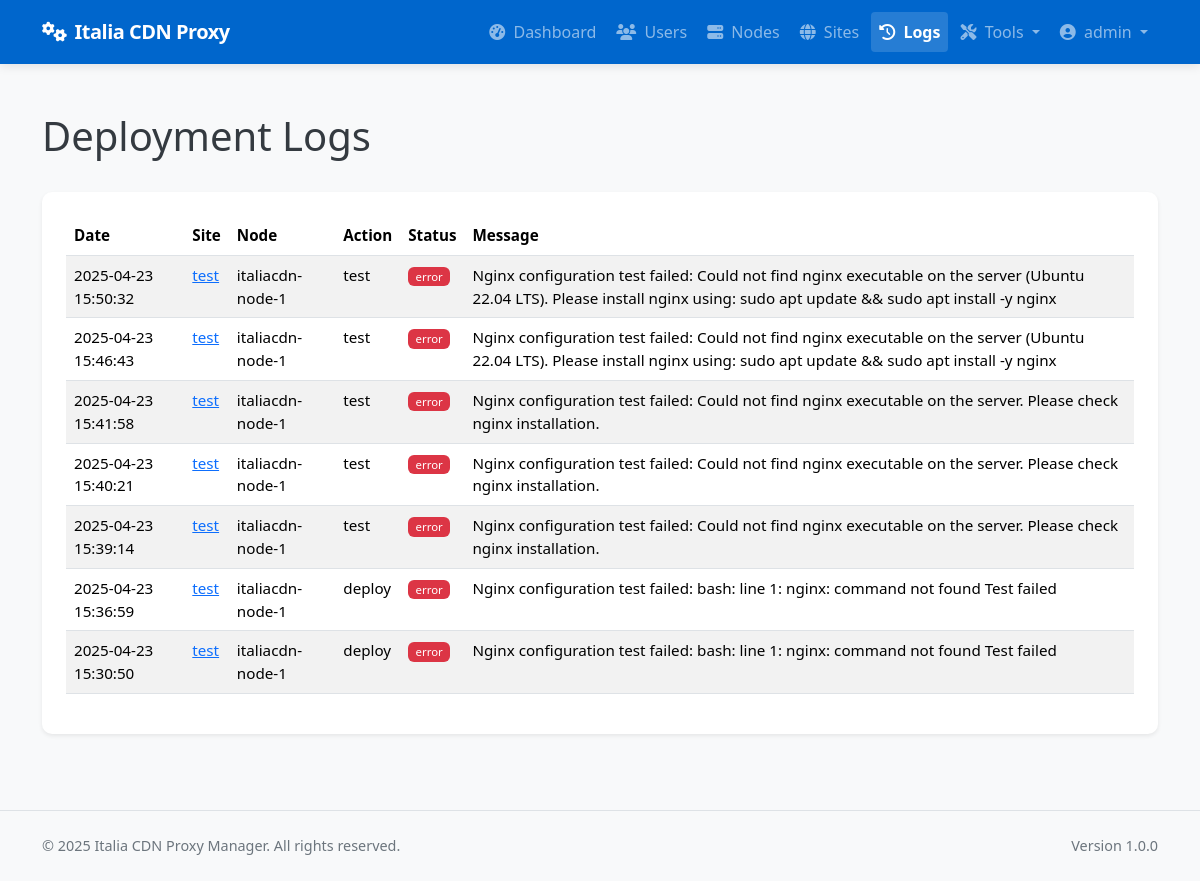
The page /admin/logs (signed in) on the database its author committed.
### app/models/models.py (models this page shows, shortened)
class User(db.Model):
    __tablename__ = 'users'
    id = db.Column(db.Integer, primary_key=True)
    username = db.Column(db.String(64), unique=True, index=True, nullable=False)
    email = db.Column(db.String(120), unique=True, index=True, nullable=False)
    password_hash = db.Column(db.String(128), nullable=False)
    role = db.Column(db.String(20), nullable=False, default='client')  # 'admin' or 'client'
    is_active = db.Column(db.Boolean, default=True)
    created_at = db.Column(db.DateTime, default=datetime.utcnow)
    last_login = db.Column(db.DateTime, nullable=True)
    sites = db.relationship('Site', backref='owner', lazy='dynamic')
    def is_admin(self):
        return self.role == 'admin'

class DeploymentLog(db.Model):
    __tablename__ = 'deployment_logs'
    id = db.Column(db.Integer, primary_key=True)
    site_id = db.Column(db.Integer, db.ForeignKey('sites.id'), nullable=False)
    node_id = db.Column(db.Integer, db.ForeignKey('nodes.id'), nullable=False)
    user_id = db.Column(db.Integer, db.ForeignKey('users.id'), nullable=True)  # Who performed the action
    action = db.Column(db.String(64), nullable=False)  # deploy, update, remove, ssl_renew, discovery, rollback
    status = db.Column(db.String(20), nullable=False)  # success, error
    message = db.Column(db.Text, nullable=True)
    created_at = db.Column(db.DateTime, default=datetime.utcnow)
    site = db.relationship('Site', backref=db.backref('deployment_logs', lazy='dynamic'))
    node = db.relationship('Node', backref=db.backref('deployment_logs', lazy='dynamic'))
    user = db.relationship('User', backref=db.backref('deployment_logs', lazy='dynamic'))

class Site(db.Model):
    __tablename__ = 'sites'
    id = db.Column(db.Integer, primary_key=True)
    name = db.Column(db.String(64), nullable=False)
    domain = db.Column(db.String(255), unique=True, nullable=False)
    protocol = db.Column(db.String(10), nullable=False, default='https')  # http or https
    origin_protocol = db.Column(db.String(10), nullable=False, default='http')  # http or https for origin
    origin_address = db.Column(db.String(255), nullable=False)  # Backend server address
    origin_port = db.Column(db.Integer, nullable=False)
    user_id = db.Column(db.Integer, db.ForeignKey('users.id'), nullable=True)  # Allow null for discovered sites
    is_active = db.Column(db.Boolean, default=True)
    is_blocked = db.Column(db.Boolean, default=False)
    is_discovered = db.Column(db.Boolean, default=False)  # Whether this site was discovered from node
    use_waf = db.Column(db.Boolean, default=False)
    force_https = db.Column(db.Boolean, default=True)  # New column to force HTTP to HTTPS redirect
    enable_cache = db.Column(db.Boolean, default=True)
    cache_time = db.Column(db.Integer, default=3600)  # Cache time in seconds, default 1 hour
    cache_static_time = db.Column(db.Integer, default=86400)  # Cache time for static assets in seconds, default 1 day
    custom_cache_rules = db.Column(db.Text, nullable=True)  # Custom cache rules in Nginx format
    cache_browser_time = db.Column(db.Integer, default=3600)  # Browser cache time in seconds, default 1 hour
    created_at = db.Column(db.DateTime, default=datetime.utcnow)
    updated_at = db.Column(db.DateTime, default=datetime.utcnow, onupdate=datetime.utcnow)
    custom_config = db.Column(db.Text, nullable=True)  # Additional Nginx configuration
    site_nodes = db.relationship('SiteNode', backref='site', lazy='dynamic')
    ssl_certificates = db.relationship('SSLCertificate', backref='site', lazy='dynamic')
    config_versions = db.relationship('ConfigVersion', backref='site', lazy='dynamic')

class Node(db.Model):
    __tablename__ = 'nodes'
    id = db.Column(db.Integer, primary_key=True)
    name = db.Column(db.String(64), unique=True, nullable=False)
    ip_address = db.Column(db.String(45), nullable=False)  # IPv4 or IPv6
    ssh_port = db.Column(db.Integer, default=22)
    ssh_user = db.Column(db.String(64), nullable=False)
    ssh_key_path = db.Column(db.String(256), nullable=True)  # Path to SSH key file
    ssh_password = db.Column(db.String(256), nullable=True)  # Encrypted password (if using password auth)
    is_active = db.Column(db.Boolean, default=True)
    is_discovered = db.Column(db.Boolean, default=False)  # Whether this node was discovered from YAML
    created_at = db.Column(db.DateTime, default=datetime.utcnow)
    updated_at = db.Column(db.DateTime, default=datetime.utcnow, onupdate=datetime.utcnow)
    nginx_config_path = db.Column(db.String(256), default='/etc/nginx/conf.d')
    nginx_reload_command = db.Column(db.String(256), default='sudo systemctl reload nginx')
    detected_nginx_path = db.Column(db.String(256), nullable=True)  # Store detected nginx path
    site_nodes = db.relationship('SiteNode', backref='node', lazy='dynamic')

### app/controllers/admin.py (the view)
@admin.route('/logs')
@login_required
@admin_required
def deployment_logs():
    logs = DeploymentLog.query.order_by(DeploymentLog.created_at.desc()).all()
    return render_template('admin/logs.html', logs=logs)

### app/models/__init__.py (called while the page is built)
@login_manager.user_loader
def load_user(user_id):
    return User.query.get(int(user_id))

### app/services/access_control.py (called while the page is built)
def admin_required(f):
    @wraps(f)
    def decorated_function(*args, **kwargs):
        if not current_user.is_admin():
            flash('You need admin privileges to access this page.', 'error')
            return abort(403)
        return f(*args, **kwargs)
    return decorated_function

### app/templates/admin/logs.html (shortened to what this page needs)
{% extends 'base.html' %}
{% block content %}
<div class="container py-4">
    <div class="d-flex justify-content-between align-items-center mb-4">
        <h1>Deployment Logs</h1>
    </div>
    <div class="card shadow-sm">
        <div class="card-body">
            {% if logs %}
                <div class="table-responsive">
                    <table class="table table-striped table-hover">
                        <thead>
                            <tr>
                                <th>Date</th>
                                <th>Site</th>
                                <th>Node</th>
                                <th>Action</th>
                                <th>Status</th>
                                <th>Message</th>
                            </tr>
                        </thead>
                        <tbody>
                            {% for log in logs %}
                            <tr>
                                <td>{{ log.created_at.strftime('%Y-%m-%d %H:%M:%S') }}</td>
                                <td>
                                    <a href="{{ url_for('admin.view_site', site_id=log.site_id) }}">
                                        {{ log.site.name }}
                                    </a>
                                </td>
                                <td>{{ log.node.name }}</td>
                                <td>{{ log.action }}</td>
                                <td>
                                    <span class="badge bg-{{ 'success' if log.status == 'success' else 'danger' }}">
                                        {{ log.status }}
                                    </span>
                                </td>
                                <td>{{ log.message }}</td>
                            </tr>
                            {% endfor %}
                        </tbody>
                    </table>
                </div>
            {% else %}
                <div class="alert alert-info">
                    No deployment logs found.
                </div>
            {% endif %}
        </div>
    </div>
</div>
{% endblock %}

### app/templates/base.html (shortened to what this page needs)
<!DOCTYPE html>
<html lang="en">
<head>
    <link href="https://cdn.jsdelivr.net/npm/bootstrap@5.3.2/dist/css/bootstrap.min.css" rel="stylesheet">
    <link rel="stylesheet" href="https://cdnjs.cloudflare.com/ajax/libs/font-awesome/6.4.2/css/all.min.css">
</head>
<body>
    <header>
        <nav class="navbar navbar-expand-lg navbar-dark bg-primary">
            <div class="container">
                <a class="navbar-brand" href="/">
                    <i class="fas fa-cogs me-2"></i>Italia CDN Proxy
                </a>
                <div class="collapse navbar-collapse" id="navbarNav">
                    <ul class="navbar-nav ms-auto">
                        {% if current_user.is_authenticated %}
                            {% if current_user.is_admin() %}
                                <li class="nav-item">
                                    <a class="nav-link {% if request.endpoint == 'admin.dashboard' %}active{% endif %}" href="{{ url_for('admin.dashboard') }}">
                                        <i class="fas fa-tachometer-alt me-1"></i> Dashboard
                                    </a>
                                </li>
                                <li class="nav-item">
                                    <a class="nav-link {% if 'admin.list_users' in request.endpoint %}active{% endif %}" href="{{ url_for('admin.list_users') }}">
                                        <i class="fas fa-users me-1"></i> Users
                                    </a>
                                </li>
                                <li class="nav-item">
                                    <a class="nav-link {% if 'admin.list_nodes' in request.endpoint %}active{% endif %}" href="{{ url_for('admin.list_nodes') }}">
                                        <i class="fas fa-server me-1"></i> Nodes
                                    </a>
                                </li>
                                <li class="nav-item">
                                    <a class="nav-link {% if 'admin.list_sites' in request.endpoint %}active{% endif %}" href="{{ url_for('admin.list_sites') }}">
                                        <i class="fas fa-globe me-1"></i> Sites
                                    </a>
                                </li>
                                <li class="nav-item">
                                    <a class="nav-link {% if request.endpoint == 'admin.deployment_logs' %}active{% endif %}" href="{{ url_for('admin.deployment_logs') }}">
                                        <i class="fas fa-history me-1"></i> Logs
                                    </a>
                                </li>
                                <li class="nav-item dropdown">
                                    <a class="nav-link dropdown-toggle" href="#" id="adminToolsDropdown" role="button" data-bs-toggle="dropdown" aria-expanded="false">
                                        <i class="fas fa-tools me-1"></i> Tools
                                    </a>
                                </li>
                            {% endif %}
                            <li class="nav-item dropdown">
                                <a class="nav-link dropdown-toggle" href="#" id="userDropdown" role="button" data-bs-toggle="dropdown" aria-expanded="false">
                                    <i class="fas fa-user-circle me-1"></i> {{ current_user.username }}
                                </a>
                            </li>
                        {% endif %}
                    </ul>
                </div>
            </div>
        </nav>
    </header>
    <main>
        {% block content %}{% endblock %}
    </main>
    <footer class="bg-light py-4 mt-auto border-top">
        <div class="container">
            <div class="row">
                <div class="col-md-6 text-center text-md-start">
                    <p class="mb-0">&copy; 2025 Italia CDN Proxy Manager. All rights reserved.</p>
                </div>
                <div class="col-md-6 text-center text-md-end">
                    <p class="mb-0">Version 1.0.0</p>
                </div>
            </div>
        </div>
    </footer>
</body>
</html>

### app/templates/base.html (style rules this page uses)
:root { --primary-color: #0066CC; --primary-dark: #0052a3; --success-color: #198754; --info-color: #0dcaf0; --warning-color: #ffc107; --danger-color: #dc3545; }
body { min-height: 100vh; display: flex; flex-direction: column; background-color: #f8f9fa; color: #343a40; }
main { flex: 1; padding: 1.5rem 0; }
.navbar-brand { font-weight: 700; letter-spacing: -0.5px; }
.navbar { box-shadow: 0 2px 10px rgba(0, 0, 0, 0.1); padding: 0.75rem 1rem; }
.nav-link { font-weight: 500; transition: all 0.2s ease; padding: 0.5rem 1rem; border-radius: 4px; margin: 0 0.125rem; }
.card { border-radius: 0.625rem; box-shadow: 0 4px 12px rgba(0, 0, 0, 0.05); border: none; margin-bottom: 1.75rem; overflow: hidden; transition: transform 0.2s, box-shadow 0.2s; }
.card-body { padding: 1.5rem; }
.bg-primary { background-color: var(--primary-color) !important; }
.table { font-size: 0.95rem; }
.table th { font-weight: 600; border-top: none; }
.table-striped tbody tr:nth-of-type(odd) { background-color: rgba(0, 0, 0, 0.02); }
.badge { font-weight: 500; padding: 0.35em 0.65em; }
.nav-link.active { font-weight: 600; background-color: rgba(255, 255, 255, 0.15); }
footer { font-size: 0.9rem; color: #6c757d; }

### rows shown on the page
User: username "admin"
DeploymentLog: created_at "2025-04-23 15:50:32", site.name "test", node.name "italiacdn-node-1", action "test", status "error", message "Nginx configuration test failed: Could not find nginx executable on the server (Ubuntu 22.04 LTS). Please install nginx using: sudo apt update && sudo apt install -y nginx"
DeploymentLog: created_at "2025-04-23 15:46:43", site.name "test", node.name "italiacdn-node-1", action "test", status "error", message "Nginx configuration test failed: Could not find nginx executable on the server (Ubuntu 22.04 LTS). Please install nginx using: sudo apt update && sudo apt install -y nginx"
DeploymentLog: created_at "2025-04-23 15:41:58", site.name "test", node.name "italiacdn-node-1", action "test", status "error", message "Nginx configuration test failed: Could not find nginx executable on the server. Please check nginx installation."
DeploymentLog: created_at "2025-04-23 15:40:21", site.name "test", node.name "italiacdn-node-1", action "test", status "error", message "Nginx configuration test failed: Could not find nginx executable on the server. Please check nginx installation."
DeploymentLog: created_at "2025-04-23 15:39:14", site.name "test", node.name "italiacdn-node-1", action "test", status "error", message "Nginx configuration test failed: Could not find nginx executable on the server. Please check nginx installation."
DeploymentLog: created_at "2025-04-23 15:36:59", site.name "test", node.name "italiacdn-node-1", action "deploy", status "error", message "Nginx configuration test failed: bash: line 1: nginx: command not found Test failed"
DeploymentLog: created_at "2025-04-23 15:30:50", site.name "test", node.name "italiacdn-node-1", action "deploy", status "error", message "Nginx configuration test failed: bash: line 1: nginx: command not found Test failed"
